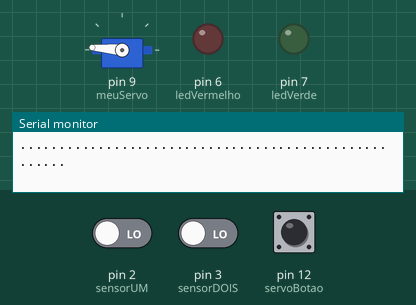
Recording of a sketch running on a simulated Arduino Uno, built with avr-gcc and run on an emulated ATmega328P. Parts: servo, output pins drawn as LEDs (lit = HIGH), the last lines printed to the serial monitor. The test bench sets the inputs (shaded band); at power-on: pin 12 (servoBotao) LOW, pin 3 (sensorDOIS) LOW, pin 2 (sensorUM) LOW.

Above: at 4.4 s.
4.5 s: pin 12 (servoBotao) pulled HIGH for 0.15 s
7.6 s: pin 3 (sensorDOIS) driven HIGH
At 8.1 s:
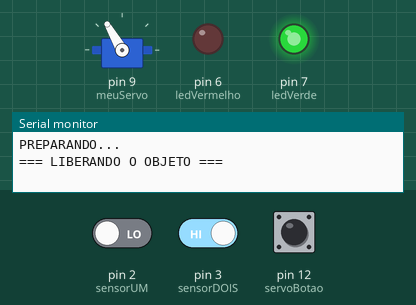
9.2 s: pin 2 (sensorUM) driven HIGH
At 10.2 s:
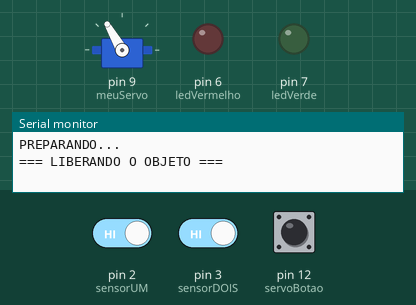
10.7 s: pin 3 (sensorDOIS) driven LOW
At 11.3 s:
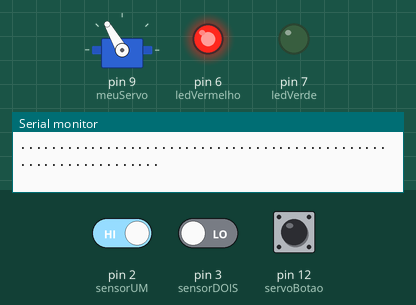
13.7 s: pin 12 (servoBotao) pulled HIGH for 1 s
Timing chart, 0 to 21.7 s (numbered marks = the images above; inputs shaded):
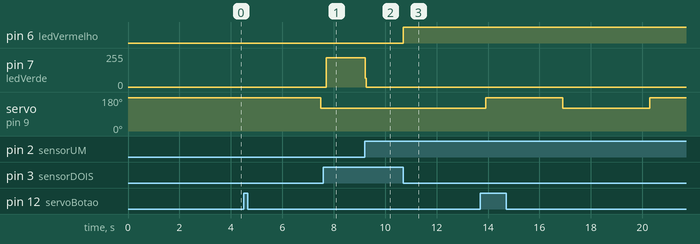

Measured:
- after the input at 4.5 s, servo on pin 9 (meuServo): 175° → 120° after 3.0 s
- after the input at 7.6 s, pin 6 (ledVermelho): stays LOW (without the input it goes to HIGH after 0.07 s); pin 7 (ledVerde): 0/255 → 220/255 after 0.11 s
- after the input at 9.2 s, pin 7 (ledVerde): 220/255 → 0/255 at once
- after the input at 10.7 s, pin 6 (ledVermelho): LOW → HIGH at once

The sketch:

queda-livre3-mark3.5.ino
```cpp
/* UNIVERSIDADE FEDERAL RURAL DO SEMI-ARIDO
   CENTRO DE CIENCIAS EXATAS E NATURAIS - CCEN
   BACHARELADO EM CIENCIAS E TECNOLOGIA - BCT
   O programa calcula o intervalo de tempo entre três sensores
   infravermelho,
   e determina se o movimento é uniforme ou uniformemente variado
   Este programa poderá ser usado para se determinar a aceleração
   gravitacional
   */

#include <Servo.h>

Servo meuServo;
bool servoAtivo = false;                            // o servomotor inicia desativado
int atraso = 162;                                   // atraso necessário para a bola ser totalmente liberada
const int servoBotao = 12;                          // o botão deverá ser ligado no pino digital 12
const int ledVerde = 7;                             // o LED verde deverá ser ligado no pino digital 7
const int ledVermelho = 6;                          // o LED vermelho deverá ser ligado no pino digital 6
const int sensorUM = 2;                             // configura o pino digital 2 para o PRIMEIRO SENSOR
const int sensorDOIS = 3;                           // configura o pino digital 3 para o SEGUNDO SENSOR
int estadoUM, estadoDOIS;                           // variáveis que guardam os estados dos sensores
long instanteUM, instanteDOIS;                      // tempo decorrido pelo programa até os sensores
long instanteInicial;                               // tempo decorrido antes de ativar o servomotor
long interTempoUM, interTempoDOIS;                  // intervalo decorrido do início até os sensores
float deslocamentoUM = 500.0;                       // distância sugerida, em milimetros, até o sensor 1.
                                                    // Mude se for conveniente.
float deslocamentoDOIS = 900.0;                     // distância sugerida, em milimetros, até o sensor 2.
                                                    // Mude se for conveniente.
float gravidadeUM, gravidadeDOIS;                   // variáveis que guardam a gravidade em cada instante
float gravidadeMedia;

void setup() {
  Serial.begin(9600);

  Serial.println(".....................................................");
  Serial.println("TESTES DE EXPERIMENTOS FÍSICOS COM ARDUINO");
  Serial.println(".....................................................");
  delay(1000); // pausa de 1 segundos
  Serial.println(".....................................................");
  Serial.println("=== CINEMATICA ===");
  Serial.println(".....................................................");
  delay(1000); // pausa de 1 segundos
  Serial.println(".....................................................");
  Serial.println("Afericao da Aceleracao Gravitacional (g)");
  Serial.println(".....................................................");
  delay(500); // pausa de 0.5 segundos
  Serial.println("=== APERTE O BOTAO PARA INICIAR O EXPERIMENTO ===");
  Serial.println(".....................................................");
  delay(500); // pausa de 0.5 segundos

  pinMode(ledVermelho, OUTPUT);                     // configura o pino 6 como saída
  pinMode(ledVerde, OUTPUT);                        // configura o pino 7 como saída
  pinMode(sensorUM, INPUT);                         // configura o pino 3 como entrada
  pinMode(sensorDOIS, INPUT);                       // configura o pino 4 como entrada
  pinMode(servoBotao, INPUT);                       // configura o pino 12 como entrada
  digitalWrite(ledVermelho, LOW);                   // desliga LED vermelho
  digitalWrite(ledVerde, LOW);                      // desliga LED verde
  meuServo.attach(9);                               // configura o pino 9 como saída do servomotor
  meuServo.write(175);                              // posição em que o servomotor inicia
}

void loop() {
  servoAtivo = digitalRead(servoBotao);             // ler o botão e armazena em servoAtivo

  // se o botão for ativado, o servo ativa e inicia o código
  while (servoAtivo == HIGH) {
    if (instanteInicial == 0) {
      Serial.println(".....................................................");
      Serial.println("PREPARANDO...");
      delay(3000);
      Serial.println("=== LIBERANDO O OBJETO ===");
      meuServo.write(120);                          // abrir a porta
      delay(atraso);                                // espera até a bola ser totalmente liberada
      instanteInicial = millis();                   // armazenar o tempo quando a bola foi liberada
    }

    estadoUM = digitalRead(sensorUM);               // ler o sensorUM e armazena em estadoUM
    if (estadoUM == LOW) {
      digitalWrite(ledVerde, HIGH);                 // desliga LED verde
      digitalWrite(ledVermelho, LOW);               // liga LED vermelho
      instanteUM = millis();                        // armazena o tempo Total decorrido para SensorUM
      interTempoUM = instanteUM - instanteInicial;
      gravidadeUM = (2 * 0.001 * deslocamentoUM) / pow(0.001 * interTempoUM, 2);
    }
    else {
      digitalWrite(ledVerde, LOW);
      digitalWrite(ledVermelho, LOW);               // desliga os LEDs verde e Vermelho
    }

    estadoDOIS = digitalRead(sensorDOIS);           // ler o sensorDOIS e armazena em estadoDOIS
    if (estadoDOIS == LOW) {
      digitalWrite(ledVerde, LOW);                  // liga LED Verde
      digitalWrite(ledVermelho, HIGH);              // liga LED Vermelho
      instanteDOIS = millis();                      // armazena o tempo Total decorrido para SensordOIS
      interTempoDOIS = instanteDOIS - instanteInicial;
      gravidadeDOIS = (2 * 0.001 * deslocamentoDOIS) / pow(0.001 * interTempoDOIS, 2);

      gravidadeMedia = (gravidadeUM + gravidadeDOIS) / 2;

      Serial.println(".................................................................");
      Serial.print(" |||| Aceleracao Gravitacional (em m/s^2) |||| g_Média= ");
      Serial.println(gravidadeMedia);               // imprime no monitor serial o valor aproximado da aceleração gravitacional
      Serial.println(".................................................................");
      Serial.println(".................................................................");

      delay(3000);                                  // tempo de espera para efetuar nova leitura
      instanteInicial = 0;                          // a variável do tempo inicial será limpa
      meuServo.write(175);                          // o servomotor volta ao estado inicial
      servoAtivo = LOW;                             // o código sai da estrutura while
    }
    else {
      digitalWrite(ledVerde, LOW);
      digitalWrite(ledVermelho, LOW);               // desliga LED verde e Vermelho
    }
  }
}
```
